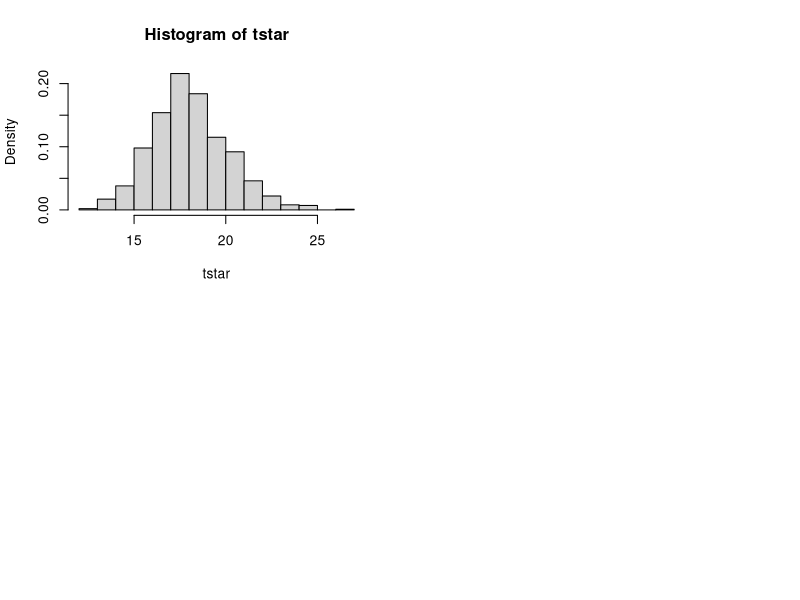

Reproduce this figure in R.
par(mfrow=c(2,2))
data = read.table("telephone.txt", header=TRUE)
data = data[,1]

x=seq(0,max(data),length=1000)

t_stat = median(data)
B = 1000
tstar = numeric(B)
n = length(data)
for(i in 1:B){
 xstar = rexp(n,c(0.01,0.1))
 tstar[i] = median(xstar)
}

hist(tstar, prob=T)
pl = sum(tstar<t_stat)/B
pr=sum(tstar>t_stat)/B
p = 2*min(pl,pr)
p

#p is always below 0.05 and therefore it does not stem from the exponential distribution. 
#Furthermore, the histogram resembles more of a bell-shaped curve rather than an exponential one

